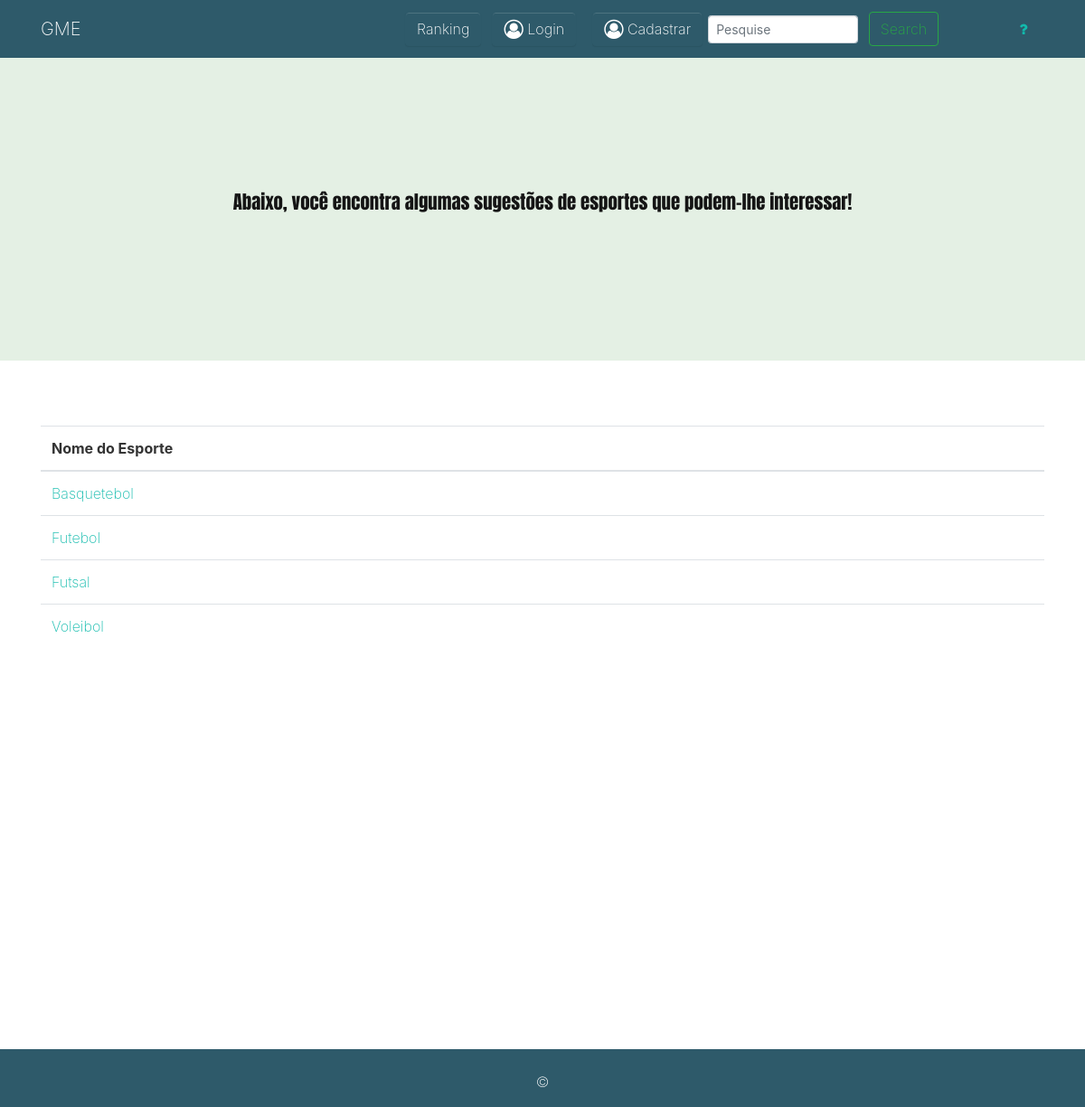
Screenshot of /app/controller/EsporteController.php?rota=esportes with the database file from the repository.
### tables this page shows
CREATE TABLE `esportes` (
  `nome_esporte` varchar(35) DEFAULT NULL,
  `historia` varchar(1000) DEFAULT NULL,
  `id_esporte` int(10) NOT NULL,
  `num_praticantes` varchar(20) NOT NULL,
  `regras` varchar(10000) DEFAULT NULL,
  `icon_esporte` varchar(300) DEFAULT NULL
);

### app/database/Conexao.php (called while the page is built, shortened)
<?php
class Conexao
{
    public static function getConexao(){
        $conexao = new PDO("mysql:host=".self::HOST.";dbname=".self::NOMEBANCO.";charset=utf8", self::USUARIO, self::SENHA);
        return $conexao;
    }
}

### app/crud/CrudEsporte.php (called while the page is built, shortened)
<?php
require_once __DIR__.'/../database/Conexao.php';
require_once __DIR__.'/../model/Esporte.php';
class CrudEsporte
{
    private $conexao;
    public function __construct() {
        $this->conexao = Conexao::getConexao();
    }
    public function buscarEsportes(){
        $consulta = "SELECT * FROM esportes order by nome_esporte asc";
        $esportes = $this->conexao->query($consulta)->fetchAll(PDO::FETCH_ASSOC);
        foreach ($esportes as $esporte){
            $id = $esporte['id_esporte'];
            $nome = $esporte['nome_esporte'];
            $historia = $esporte['historia'];
            $num_praticantes = $esporte['num_praticantes'];
            $regras = $esporte['regras'];
            $esporte = new Esporte($nome, $historia, $num_praticantes, $regras, $id, $esporte['icon_esporte']);
            $lista_esportes[] = $esporte;
        }
        return $lista_esportes;
    }
}

### app/model/Esporte.php (called while the page is built, shortened)
<?php
class Esporte
{
    private $id_esporte;
    private $nome_esporte;
    public function getIdEsporte()
    {
        return $this->id_esporte;
    }
    public function setIdEsporte($id_esporte)
    {
        $this->id_esporte = $id_esporte;
    }
    public function getNomeEsporte()
    {
        return $this->nome_esporte;
    }
    public function setNomeEsporte($nome_esporte){
        $this->nome_esporte = $nome_esporte;
    }
}

### app/view/viewEsportes.php (the view, shortened to what this page needs)
<!DOCTYPE html>
<html>
<head>
    <link rel="stylesheet" href="https://cdnjs.cloudflare.com/ajax/libs/font-awesome/4.7.0/css/font-awesome.min.css" type="text/css">
    <link rel="stylesheet" href="../../assets/viewEsportes.css" type="text/css">
</head>
<body>
<?php
if(isset($_SESSION['tipo']) AND $_SESSION['tipo'] != '2'){
    require_once "navLoged.php";
}
elseif (!isset($_SESSION['tipo'])){
    require_once "navUnloged.php";
}
elseif(isset($_SESSION) AND $_SESSION['tipo'] == '2'){
    require_once "navLogedAdmin.php";
}?>
<div class="cabecalho text-center py-5">
    <div class="container">
        <div class="row my-5 justify-content-center">
            <div class="col-md-10">
                <p class="lead text-dark">Abaixo, você encontra algumas sugestões de esportes que podem-lhe interessar!</p>
            </div>
        </div>
    </div>
</div>
<div class="py-5">
    <div class="container">
        <div class="row">
            <div class="col-md-12">
                <table class="table">
                    <thead>
                    <tr>
                        <th>Nome do Esporte</th>
                    </tr>
                    </thead>
                    <tbody>
                    <?php foreach ($lista_esportes as $l):?>
                    <tr>
                        <td><a href="../controller/EsporteController.php?rota=ver&id=<?= $l->getIdEsporte();?>"><?= $l->getNOmeEsporte();?></a></w></td>
                    </tr>
                    <?php endforeach;?>
                    </tbody>
                </table>
            </div>
        </div>
    </div>
</div><div class="text-white bg-secondary">
    <div class="container">
        <div class="row">
            <div class="col-md-12 mt-3">
                <p class="text-center text-white">©</p>
            </div>
        </div>
    </div>
</div>
</body>
</html>

### app/view/viewEsportes.php (style rules this page uses)
.cabecalho { background-color: #E4F0E4; font-family: 'Anton', sans-serif; }

### rows the page displays
esportes: nome_esporte "Basquetebol"
esportes: nome_esporte "Futebol"
esportes: nome_esporte "Futsal"
esportes: nome_esporte "Voleibol"
